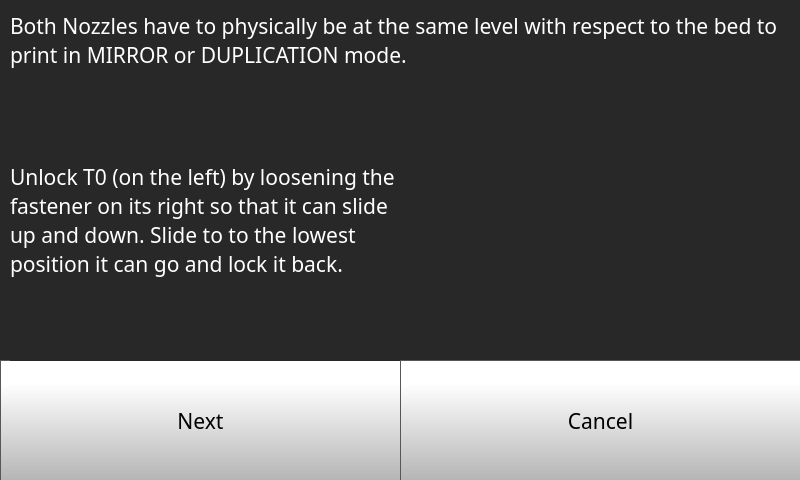
<?xml version="1.0" encoding="UTF-8"?>
<ui version="4.0">
 <class>Form</class>
 <widget class="QWidget" name="Form">
  <property name="geometry">
   <rect>
    <x>0</x>
    <y>0</y>
    <width>800</width>
    <height>480</height>
   </rect>
  </property>
  <property name="minimumSize">
   <size>
    <width>800</width>
    <height>480</height>
   </size>
  </property>
  <property name="maximumSize">
   <size>
    <width>800</width>
    <height>480</height>
   </size>
  </property>
  <property name="windowTitle">
   <string>Form</string>
  </property>
  <widget class="QStackedWidget" name="stackedWidget">
   <property name="geometry">
    <rect>
     <x>0</x>
     <y>0</y>
     <width>800</width>
     <height>480</height>
    </rect>
   </property>
   <property name="minimumSize">
    <size>
     <width>800</width>
     <height>480</height>
    </size>
   </property>
   <property name="maximumSize">
    <size>
     <width>800</width>
     <height>480</height>
    </size>
   </property>
   <property name="styleSheet">
    <string notr="true">background-color: rgb(40, 40, 40);


</string>
   </property>
   <property name="currentIndex">
    <number>0</number>
   </property>
   <widget class="QWidget" name="idexConfigStep1Page">
    <widget class="QPushButton" name="idexConfigStep1NextButton">
     <property name="geometry">
      <rect>
       <x>0</x>
       <y>360</y>
       <width>401</width>
       <height>121</height>
      </rect>
     </property>
     <property name="font">
      <font>
       <family>Gotham</family>
       <pointsize>16</pointsize>
      </font>
     </property>
     <property name="styleSheet">
      <string notr="true">QPushButton {
     border: 1px solid rgb(87, 87, 87);
	background-color: qlineargradient(spread:pad, x1:0, y1:1, x2:0, y2:0.188, stop:0 rgba(180, 180, 180, 255), stop:1 rgba(255, 255, 255, 255));


}

QPushButton:pressed {
    background-color: qlineargradient(x1: 0, y1: 0, x2: 0, y2: 1,
                                      stop: 0 #dadbde, stop: 1 #f6f7fa);
}

QPushButton:flat {
    border: none; /* no border for a flat push button */
}

QPushButton:default {
    border-color: navy; /* make the default button prominent */
}

QPushButton:focus {
	outline: none;
}</string>
     </property>
     <property name="text">
      <string>Next</string>
     </property>
     <property name="iconSize">
      <size>
       <width>40</width>
       <height>40</height>
      </size>
     </property>
    </widget>
    <widget class="QLabel" name="calibrateLabel_8">
     <property name="geometry">
      <rect>
       <x>10</x>
       <y>10</y>
       <width>781</width>
       <height>61</height>
      </rect>
     </property>
     <property name="font">
      <font>
       <family>Gotham</family>
       <pointsize>16</pointsize>
       <bold>false</bold>
      </font>
     </property>
     <property name="styleSheet">
      <string notr="true">color: rgb(255, 255, 255);</string>
     </property>
     <property name="text">
      <string>Both Nozzles have to physically be at the same level with respect to the bed to print in MIRROR or DUPLICATION mode.</string>
     </property>
     <property name="wordWrap">
      <bool>true</bool>
     </property>
    </widget>
    <widget class="QLabel" name="calibrateLabel_14">
     <property name="geometry">
      <rect>
       <x>10</x>
       <y>80</y>
       <width>391</width>
       <height>281</height>
      </rect>
     </property>
     <property name="font">
      <font>
       <family>Gotham</family>
       <pointsize>16</pointsize>
       <bold>false</bold>
      </font>
     </property>
     <property name="styleSheet">
      <string notr="true">color: rgb(255, 255, 255);</string>
     </property>
     <property name="text">
      <string>Unlock T0 (on the left) by loosening the fastener on its right so that it can slide up and down. Slide to to the lowest position it can go and lock it back.</string>
     </property>
     <property name="wordWrap">
      <bool>true</bool>
     </property>
    </widget>
    <widget class="QLabel" name="Nozzlelevel1">
     <property name="geometry">
      <rect>
       <x>420</x>
       <y>80</y>
       <width>361</width>
       <height>261</height>
      </rect>
     </property>
     <property name="text">
      <string/>
     </property>
     <property name="alignment">
      <set>Qt::AlignCenter</set>
     </property>
    </widget>
    <widget class="QPushButton" name="idexConfigStep1CancelButton">
     <property name="enabled">
      <bool>true</bool>
     </property>
     <property name="geometry">
      <rect>
       <x>400</x>
       <y>360</y>
       <width>401</width>
       <height>121</height>
      </rect>
     </property>
     <property name="font">
      <font>
       <family>Gotham</family>
       <pointsize>16</pointsize>
      </font>
     </property>
     <property name="styleSheet">
      <string notr="true">QPushButton {
     border: 1px solid rgb(87, 87, 87);
	background-color: qlineargradient(spread:pad, x1:0, y1:1, x2:0, y2:0.188, stop:0 rgba(180, 180, 180, 255), stop:1 rgba(255, 255, 255, 255));


}

QPushButton:pressed {
    background-color: qlineargradient(x1: 0, y1: 0, x2: 0, y2: 1,
                                      stop: 0 #dadbde, stop: 1 #f6f7fa);
}

QPushButton:flat {
    border: none; /* no border for a flat push button */
}

QPushButton:default {
    border-color: navy; /* make the default button prominent */
}

QPushButton:focus {
	outline: none;
}</string>
     </property>
     <property name="text">
      <string>Cancel</string>
     </property>
     <property name="iconSize">
      <size>
       <width>40</width>
       <height>40</height>
      </size>
     </property>
    </widget>
   </widget>
   <widget class="QWidget" name="idexConfigStep2Page">
    <widget class="QPushButton" name="idexConfigStep2CancelButton">
     <property name="geometry">
      <rect>
       <x>400</x>
       <y>360</y>
       <width>401</width>
       <height>121</height>
      </rect>
     </property>
     <property name="font">
      <font>
       <family>Gotham</family>
       <pointsize>16</pointsize>
      </font>
     </property>
     <property name="styleSheet">
      <string notr="true">QPushButton {
     border: 1px solid rgb(87, 87, 87);
	background-color: qlineargradient(spread:pad, x1:0, y1:1, x2:0, y2:0.188, stop:0 rgba(180, 180, 180, 255), stop:1 rgba(255, 255, 255, 255));


}

QPushButton:pressed {
    background-color: qlineargradient(x1: 0, y1: 0, x2: 0, y2: 1,
                                      stop: 0 #dadbde, stop: 1 #f6f7fa);
}

QPushButton:flat {
    border: none; /* no border for a flat push button */
}

QPushButton:default {
    border-color: navy; /* make the default button prominent */
}

QPushButton:focus {
	outline: none;
}</string>
     </property>
     <property name="text">
      <string>Cancel</string>
     </property>
     <property name="iconSize">
      <size>
       <width>40</width>
       <height>40</height>
      </size>
     </property>
    </widget>
    <widget class="QLabel" name="calibrateLabel_9">
     <property name="geometry">
      <rect>
       <x>10</x>
       <y>10</y>
       <width>781</width>
       <height>31</height>
      </rect>
     </property>
     <property name="font">
      <font>
       <family>Gotham</family>
       <pointsize>16</pointsize>
       <bold>false</bold>
      </font>
     </property>
     <property name="styleSheet">
      <string notr="true">color: rgb(255, 255, 255);</string>
     </property>
     <property name="text">
      <string>Level the Bed</string>
     </property>
     <property name="wordWrap">
      <bool>true</bool>
     </property>
    </widget>
    <widget class="QLabel" name="CalibrationPoint1_2">
     <property name="geometry">
      <rect>
       <x>420</x>
       <y>70</y>
       <width>361</width>
       <height>261</height>
      </rect>
     </property>
     <property name="text">
      <string/>
     </property>
     <property name="alignment">
      <set>Qt::AlignCenter</set>
     </property>
    </widget>
    <widget class="QPushButton" name="idexConfigStep2NextButton">
     <property name="geometry">
      <rect>
       <x>0</x>
       <y>360</y>
       <width>401</width>
       <height>121</height>
      </rect>
     </property>
     <property name="font">
      <font>
       <family>Gotham</family>
       <pointsize>16</pointsize>
      </font>
     </property>
     <property name="styleSheet">
      <string notr="true">QPushButton {
     border: 1px solid rgb(87, 87, 87);
	background-color: qlineargradient(spread:pad, x1:0, y1:1, x2:0, y2:0.188, stop:0 rgba(180, 180, 180, 255), stop:1 rgba(255, 255, 255, 255));


}

QPushButton:pressed {
    background-color: qlineargradient(x1: 0, y1: 0, x2: 0, y2: 1,
                                      stop: 0 #dadbde, stop: 1 #f6f7fa);
}

QPushButton:flat {
    border: none; /* no border for a flat push button */
}

QPushButton:default {
    border-color: navy; /* make the default button prominent */
}

QPushButton:focus {
	outline: none;
}</string>
     </property>
     <property name="text">
      <string>Next</string>
     </property>
     <property name="iconSize">
      <size>
       <width>40</width>
       <height>40</height>
      </size>
     </property>
    </widget>
    <widget class="QLabel" name="calibrateLabel_15">
     <property name="geometry">
      <rect>
       <x>10</x>
       <y>80</y>
       <width>391</width>
       <height>281</height>
      </rect>
     </property>
     <property name="font">
      <font>
       <family>Gotham</family>
       <pointsize>16</pointsize>
       <bold>false</bold>
      </font>
     </property>
     <property name="styleSheet">
      <string notr="true">color: rgb(255, 255, 255);</string>
     </property>
     <property name="text">
      <string>Tighten the front right screw, and measure the height with the help of an A4 sheet of Paper as a measuring guage</string>
     </property>
     <property name="wordWrap">
      <bool>true</bool>
     </property>
    </widget>
   </widget>
   <widget class="QWidget" name="idexConfigStep3Page">
    <widget class="QLabel" name="CalibrationPoint2_2">
     <property name="geometry">
      <rect>
       <x>420</x>
       <y>80</y>
       <width>361</width>
       <height>261</height>
      </rect>
     </property>
     <property name="text">
      <string/>
     </property>
     <property name="alignment">
      <set>Qt::AlignCenter</set>
     </property>
    </widget>
    <widget class="QLabel" name="calibrateLabel_11">
     <property name="geometry">
      <rect>
       <x>10</x>
       <y>10</y>
       <width>781</width>
       <height>31</height>
      </rect>
     </property>
     <property name="font">
      <font>
       <family>Gotham</family>
       <pointsize>16</pointsize>
       <bold>false</bold>
      </font>
     </property>
     <property name="styleSheet">
      <string notr="true">color: rgb(255, 255, 255);</string>
     </property>
     <property name="text">
      <string>Level the Bed</string>
     </property>
     <property name="wordWrap">
      <bool>true</bool>
     </property>
    </widget>
    <widget class="QPushButton" name="idexConfigStep3CancelButton">
     <property name="geometry">
      <rect>
       <x>400</x>
       <y>360</y>
       <width>401</width>
       <height>121</height>
      </rect>
     </property>
     <property name="font">
      <font>
       <family>Gotham</family>
       <pointsize>16</pointsize>
      </font>
     </property>
     <property name="styleSheet">
      <string notr="true">QPushButton {
     border: 1px solid rgb(87, 87, 87);
	background-color: qlineargradient(spread:pad, x1:0, y1:1, x2:0, y2:0.188, stop:0 rgba(180, 180, 180, 255), stop:1 rgba(255, 255, 255, 255));


}

QPushButton:pressed {
    background-color: qlineargradient(x1: 0, y1: 0, x2: 0, y2: 1,
                                      stop: 0 #dadbde, stop: 1 #f6f7fa);
}

QPushButton:flat {
    border: none; /* no border for a flat push button */
}

QPushButton:default {
    border-color: navy; /* make the default button prominent */
}

QPushButton:focus {
	outline: none;
}</string>
     </property>
     <property name="text">
      <string>Cancel</string>
     </property>
     <property name="iconSize">
      <size>
       <width>40</width>
       <height>40</height>
      </size>
     </property>
    </widget>
    <widget class="QPushButton" name="idexConfigStep3NextButton">
     <property name="geometry">
      <rect>
       <x>0</x>
       <y>360</y>
       <width>401</width>
       <height>121</height>
      </rect>
     </property>
     <property name="font">
      <font>
       <family>Gotham</family>
       <pointsize>16</pointsize>
      </font>
     </property>
     <property name="styleSheet">
      <string notr="true">QPushButton {
     border: 1px solid rgb(87, 87, 87);
	background-color: qlineargradient(spread:pad, x1:0, y1:1, x2:0, y2:0.188, stop:0 rgba(180, 180, 180, 255), stop:1 rgba(255, 255, 255, 255));


}

QPushButton:pressed {
    background-color: qlineargradient(x1: 0, y1: 0, x2: 0, y2: 1,
                                      stop: 0 #dadbde, stop: 1 #f6f7fa);
}

QPushButton:flat {
    border: none; /* no border for a flat push button */
}

QPushButton:default {
    border-color: navy; /* make the default button prominent */
}

QPushButton:focus {
	outline: none;
}</string>
     </property>
     <property name="text">
      <string>Next</string>
     </property>
     <property name="iconSize">
      <size>
       <width>40</width>
       <height>40</height>
      </size>
     </property>
    </widget>
    <widget class="QLabel" name="calibrateLabel_16">
     <property name="geometry">
      <rect>
       <x>10</x>
       <y>80</y>
       <width>391</width>
       <height>281</height>
      </rect>
     </property>
     <property name="font">
      <font>
       <family>Gotham</family>
       <pointsize>16</pointsize>
       <bold>false</bold>
      </font>
     </property>
     <property name="styleSheet">
      <string notr="true">color: rgb(255, 255, 255);</string>
     </property>
     <property name="text">
      <string>Tighten the front right screw, and measure the height with the help of an A4 sheet of Paper as a measuring guage</string>
     </property>
     <property name="wordWrap">
      <bool>true</bool>
     </property>
    </widget>
   </widget>
   <widget class="QWidget" name="idexConfigStep4Page">
    <widget class="QLabel" name="calibrateLabel_12">
     <property name="geometry">
      <rect>
       <x>10</x>
       <y>10</y>
       <width>781</width>
       <height>91</height>
      </rect>
     </property>
     <property name="font">
      <font>
       <family>Gotham</family>
       <pointsize>16</pointsize>
       <bold>false</bold>
      </font>
     </property>
     <property name="styleSheet">
      <string notr="true">color: rgb(255, 255, 255);</string>
     </property>
     <property name="text">
      <string>Repeat the same using the back leveling screw</string>
     </property>
     <property name="wordWrap">
      <bool>true</bool>
     </property>
    </widget>
    <widget class="QPushButton" name="quickStep4CancelButton">
     <property name="geometry">
      <rect>
       <x>400</x>
       <y>360</y>
       <width>401</width>
       <height>121</height>
      </rect>
     </property>
     <property name="font">
      <font>
       <family>Gotham</family>
       <pointsize>16</pointsize>
      </font>
     </property>
     <property name="styleSheet">
      <string notr="true">QPushButton {
     border: 1px solid rgb(87, 87, 87);
	background-color: qlineargradient(spread:pad, x1:0, y1:1, x2:0, y2:0.188, stop:0 rgba(180, 180, 180, 255), stop:1 rgba(255, 255, 255, 255));


}

QPushButton:pressed {
    background-color: qlineargradient(x1: 0, y1: 0, x2: 0, y2: 1,
                                      stop: 0 #dadbde, stop: 1 #f6f7fa);
}

QPushButton:flat {
    border: none; /* no border for a flat push button */
}

QPushButton:default {
    border-color: navy; /* make the default button prominent */
}

QPushButton:focus {
	outline: none;
}</string>
     </property>
     <property name="text">
      <string>Cancel</string>
     </property>
     <property name="iconSize">
      <size>
       <width>40</width>
       <height>40</height>
      </size>
     </property>
    </widget>
    <widget class="QLabel" name="CalibrationPoint3">
     <property name="geometry">
      <rect>
       <x>10</x>
       <y>100</y>
       <width>781</width>
       <height>251</height>
      </rect>
     </property>
     <property name="text">
      <string/>
     </property>
     <property name="alignment">
      <set>Qt::AlignCenter</set>
     </property>
    </widget>
    <widget class="QPushButton" name="quickStep4NextButton">
     <property name="geometry">
      <rect>
       <x>0</x>
       <y>360</y>
       <width>401</width>
       <height>121</height>
      </rect>
     </property>
     <property name="font">
      <font>
       <family>Gotham</family>
       <pointsize>16</pointsize>
      </font>
     </property>
     <property name="styleSheet">
      <string notr="true">QPushButton {
     border: 1px solid rgb(87, 87, 87);
	background-color: qlineargradient(spread:pad, x1:0, y1:1, x2:0, y2:0.188, stop:0 rgba(180, 180, 180, 255), stop:1 rgba(255, 255, 255, 255));


}

QPushButton:pressed {
    background-color: qlineargradient(x1: 0, y1: 0, x2: 0, y2: 1,
                                      stop: 0 #dadbde, stop: 1 #f6f7fa);
}

QPushButton:flat {
    border: none; /* no border for a flat push button */
}

QPushButton:default {
    border-color: navy; /* make the default button prominent */
}

QPushButton:focus {
	outline: none;
}</string>
     </property>
     <property name="text">
      <string>Next</string>
     </property>
     <property name="iconSize">
      <size>
       <width>40</width>
       <height>40</height>
      </size>
     </property>
    </widget>
   </widget>
   <widget class="QWidget" name="idexConfigStep5Page">
    <widget class="QPushButton" name="moveZPIdexButton">
     <property name="geometry">
      <rect>
       <x>140</x>
       <y>10</y>
       <width>261</width>
       <height>81</height>
      </rect>
     </property>
     <property name="minimumSize">
      <size>
       <width>0</width>
       <height>0</height>
      </size>
     </property>
     <property name="font">
      <font>
       <family>Gotham</family>
       <pointsize>16</pointsize>
      </font>
     </property>
     <property name="styleSheet">
      <string notr="true">QPushButton {
     border: 1px solid rgb(87, 87, 87);

	background-color: qlineargradient(spread:pad, x1:0, y1:1, x2:0, y2:0.188, stop:0 rgba(180, 180, 180, 255), stop:1 rgba(255, 255, 255, 255));
	border-bottom-left-radius: 15px;
	border-top-left-radius: 15px;
}

QPushButton:pressed {
    background-color: qlineargradient(x1: 0, y1: 0, x2: 0, y2: 1,
                                      stop: 0 #dadbde, stop: 1 #f6f7fa);
}

QPushButton:flat {
    border: none; /* no border for a flat push button */
}

QPushButton:default {
    border-color: navy; /* make the default button prominent */
}

QPushButton:focus {
	outline: none;
}</string>
     </property>
     <property name="text">
      <string/>
     </property>
     <property name="icon">
      <iconset resource="../../resources/resource.qrc">
       <normaloff>:/Navigation/img/Navigation/arrows-5.png</normaloff>:/Navigation/img/Navigation/arrows-5.png</iconset>
     </property>
     <property name="iconSize">
      <size>
       <width>150</width>
       <height>150</height>
      </size>
     </property>
     <property name="checkable">
      <bool>false</bool>
     </property>
     <property name="autoDefault">
      <bool>false</bool>
     </property>
     <property name="default">
      <bool>false</bool>
     </property>
     <property name="flat">
      <bool>false</bool>
     </property>
    </widget>
    <widget class="QLabel" name="toolZOffsetLabel_7">
     <property name="geometry">
      <rect>
       <x>10</x>
       <y>320</y>
       <width>791</width>
       <height>31</height>
      </rect>
     </property>
     <property name="font">
      <font>
       <family>MS Shell Dlg 2</family>
       <pointsize>10</pointsize>
       <bold>false</bold>
      </font>
     </property>
     <property name="styleSheet">
      <string notr="true">color: rgb(255, 255, 255);</string>
     </property>
     <property name="text">
      <string>Step 3: Lock the position of the tools by tightening the fastener on their right.</string>
     </property>
     <property name="wordWrap">
      <bool>true</bool>
     </property>
    </widget>
    <widget class="QLabel" name="toolZOffsetLabel_5">
     <property name="geometry">
      <rect>
       <x>10</x>
       <y>260</y>
       <width>791</width>
       <height>21</height>
      </rect>
     </property>
     <property name="font">
      <font>
       <family>MS Shell Dlg 2</family>
       <pointsize>10</pointsize>
       <bold>false</bold>
      </font>
     </property>
     <property name="styleSheet">
      <string notr="true">color: rgb(255, 255, 255);</string>
     </property>
     <property name="text">
      <string>Step 1: Move the Bed up untill BOTH nozzes just touch the bed.</string>
     </property>
     <property name="wordWrap">
      <bool>true</bool>
     </property>
    </widget>
    <widget class="QPushButton" name="moveZMIdexButton">
     <property name="geometry">
      <rect>
       <x>400</x>
       <y>10</y>
       <width>251</width>
       <height>81</height>
      </rect>
     </property>
     <property name="minimumSize">
      <size>
       <width>0</width>
       <height>0</height>
      </size>
     </property>
     <property name="font">
      <font>
       <family>Gotham</family>
       <pointsize>16</pointsize>
      </font>
     </property>
     <property name="styleSheet">
      <string notr="true">QPushButton {
     border: 1px solid rgb(87, 87, 87);

	background-color: qlineargradient(spread:pad, x1:0, y1:1, x2:0, y2:0.188, stop:0 rgba(180, 180, 180, 255), stop:1 rgba(255, 255, 255, 255));
	border-bottom-right-radius: 15px;
	border-top-right-radius: 15px;
}

QPushButton:pressed {
    background-color: qlineargradient(x1: 0, y1: 0, x2: 0, y2: 1,
                                      stop: 0 #dadbde, stop: 1 #f6f7fa);
}

QPushButton:flat {
    border: none; /* no border for a flat push button */
}

QPushButton:default {
    border-color: navy; /* make the default button prominent */
}

QPushButton:focus {
	outline: none;
}</string>
     </property>
     <property name="text">
      <string/>
     </property>
     <property name="icon">
      <iconset resource="../../resources/resource.qrc">
       <normaloff>:/Navigation/img/Navigation/arrows.png</normaloff>:/Navigation/img/Navigation/arrows.png</iconset>
     </property>
     <property name="iconSize">
      <size>
       <width>150</width>
       <height>150</height>
      </size>
     </property>
     <property name="checkable">
      <bool>false</bool>
     </property>
     <property name="autoDefault">
      <bool>false</bool>
     </property>
     <property name="default">
      <bool>false</bool>
     </property>
     <property name="flat">
      <bool>false</bool>
     </property>
    </widget>
    <widget class="QLabel" name="toolZOffsetLabel_6">
     <property name="geometry">
      <rect>
       <x>10</x>
       <y>290</y>
       <width>791</width>
       <height>21</height>
      </rect>
     </property>
     <property name="font">
      <font>
       <family>MS Shell Dlg 2</family>
       <pointsize>10</pointsize>
       <bold>false</bold>
      </font>
     </property>
     <property name="styleSheet">
      <string notr="true">color: rgb(255, 255, 255);</string>
     </property>
     <property name="text">
      <string>Step 2: Physically slide the tools up and down in the carriage such that their nozzles lightly touch the bed. </string>
     </property>
     <property name="wordWrap">
      <bool>true</bool>
     </property>
    </widget>
    <widget class="QPushButton" name="idexConfigStep5CancelButton">
     <property name="geometry">
      <rect>
       <x>400</x>
       <y>360</y>
       <width>401</width>
       <height>121</height>
      </rect>
     </property>
     <property name="font">
      <font>
       <family>Gotham</family>
       <pointsize>16</pointsize>
      </font>
     </property>
     <property name="styleSheet">
      <string notr="true">QPushButton {
     border: 1px solid rgb(87, 87, 87);
	background-color: qlineargradient(spread:pad, x1:0, y1:1, x2:0, y2:0.188, stop:0 rgba(180, 180, 180, 255), stop:1 rgba(255, 255, 255, 255));


}

QPushButton:pressed {
    background-color: qlineargradient(x1: 0, y1: 0, x2: 0, y2: 1,
                                      stop: 0 #dadbde, stop: 1 #f6f7fa);
}

QPushButton:flat {
    border: none; /* no border for a flat push button */
}

QPushButton:default {
    border-color: navy; /* make the default button prominent */
}

QPushButton:focus {
	outline: none;
}</string>
     </property>
     <property name="text">
      <string>Cancel</string>
     </property>
     <property name="iconSize">
      <size>
       <width>40</width>
       <height>40</height>
      </size>
     </property>
    </widget>
    <widget class="QLabel" name="Nozzlelevel2">
     <property name="geometry">
      <rect>
       <x>20</x>
       <y>100</y>
       <width>761</width>
       <height>151</height>
      </rect>
     </property>
     <property name="text">
      <string/>
     </property>
     <property name="alignment">
      <set>Qt::AlignCenter</set>
     </property>
    </widget>
    <widget class="QPushButton" name="idexConfigStep5NextButton">
     <property name="geometry">
      <rect>
       <x>0</x>
       <y>360</y>
       <width>401</width>
       <height>121</height>
      </rect>
     </property>
     <property name="font">
      <font>
       <family>Gotham</family>
       <pointsize>16</pointsize>
      </font>
     </property>
     <property name="styleSheet">
      <string notr="true">QPushButton {
     border: 1px solid rgb(87, 87, 87);
	background-color: qlineargradient(spread:pad, x1:0, y1:1, x2:0, y2:0.188, stop:0 rgba(180, 180, 180, 255), stop:1 rgba(255, 255, 255, 255));


}

QPushButton:pressed {
    background-color: qlineargradient(x1: 0, y1: 0, x2: 0, y2: 1,
                                      stop: 0 #dadbde, stop: 1 #f6f7fa);
}

QPushButton:flat {
    border: none; /* no border for a flat push button */
}

QPushButton:default {
    border-color: navy; /* make the default button prominent */
}

QPushButton:focus {
	outline: none;
}</string>
     </property>
     <property name="text">
      <string>Next</string>
     </property>
     <property name="iconSize">
      <size>
       <width>40</width>
       <height>40</height>
      </size>
     </property>
    </widget>
   </widget>
  </widget>
 </widget>
 <resources>
  <include location="../../resources/resource.qrc"/>
 </resources>
 <connections/>
</ui>
